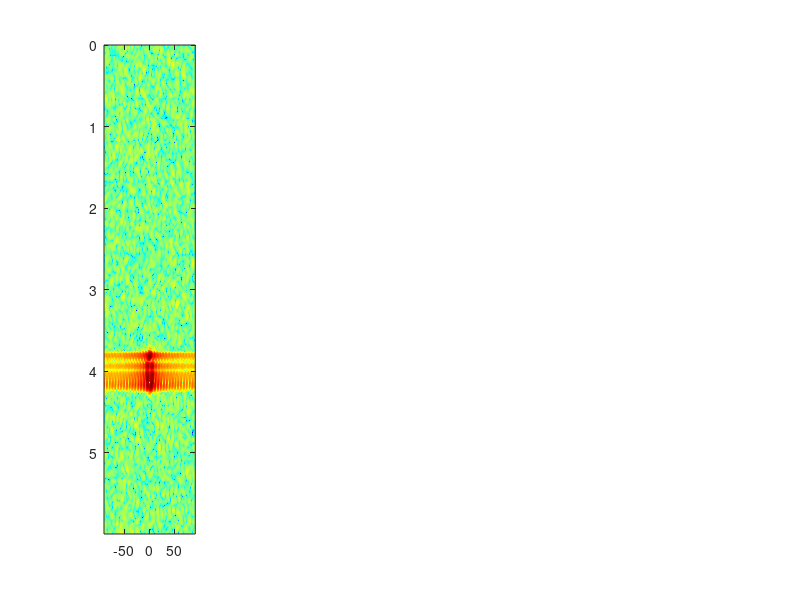

Here is the MATLAB script that generated this plot: (Note: this script raises an error after producing the figure.)
%% =========================================================
%  radar_shape_simple.m
%  Simplified Radar Shape Classification Dataset Generator
%
%  Task:   Classify shape only — Circle, Square, Rectangle,
%          Triangle, Oval
%  Material: All metal (high amplitude scatterers)
%  Output: radar_shapes_simple.mat → feed into Python CNN
%
%  Dataset per shape:
%    36 orientations × 3 sizes × 4 ranges = 432 samples
%    5 shapes × 432 = 2,160 total samples
%
%  Project: Radar Object Detection + ML (Junior IW)
%% =========================================================

clear; clc; close all;

%% =========================================================
%  SECTION 1: RADAR PARAMETERS
%% =========================================================

c        = 3e8;
fc       = 77e9;
lambda   = c / fc;
B        = 4e9;
Tc       = 40e-6;
S        = B / Tc;
Fs       = 4e6;
N_s      = round(Fs * Tc);
N_ant    = 32;
D        = lambda / 2;
d_max    = (Fs * c) / (2 * S);
d_res    = c / (2 * B);

fprintf('===== Radar Parameters =====\n');
fprintf('Range res  : %.2f cm\n', d_res * 100);
fprintf('Max range  : %.2f m\n',  d_max);
fprintf('Antennas   : %d\n',       N_ant);
fprintf('============================\n\n');

%% =========================================================
%  SECTION 2: SHAPE DEFINITIONS — All Metal
%
%  All shapes use:
%    Corner amplitude : 1.0  (metal corner reflector)
%    Edge amplitude   : 0.70 (flat metal surface)
%    Curve amplitude  : 0.50 (curved metal surface)
%
%  Each builder function returns [x, y, amplitude] in LOCAL
%  coordinates centred on the shape centroid.
%
%  Size parameter controls the scale. We will generate
%  each shape at 3 sizes: small, medium, large.
%% =========================================================

% ── Corner and edge amplitudes (all metal) ───────────────
AMP_CORNER = 1.00;
AMP_EDGE   = 0.70;
AMP_CURVE  = 0.50;

% ── Shape 1: Circle ──────────────────────────────────────
% Smooth ring of points — no corners
% Amplitude is uniform around the circumference
function sc = make_circle(radius)
    N   = 24;   % points around circumference
    ang = linspace(0, 2*pi, N+1); ang = ang(1:end-1);
    x   = radius * cos(ang(:));
    y   = radius * sin(ang(:));
    sc  = [x, y, 0.50 * ones(N,1)];
end

% ── Shape 2: Square ──────────────────────────────────────
% Equal width and height
% 4 strong corners + edge points on all 4 sides
function sc = make_square(side)
    h      = side / 2;
    N_edge = 5;
    e      = linspace(-h, h, N_edge+2); e = e(2:end-1);

    corners = [-h,-h,1.0; h,-h,1.0; h,h,1.0; -h,h,1.0];
    bottom  = [e(:), -h*ones(N_edge,1), 0.70*ones(N_edge,1)];
    top     = [e(:),  h*ones(N_edge,1), 0.70*ones(N_edge,1)];
    left    = [-h*ones(N_edge,1), e(:), 0.70*ones(N_edge,1)];
    right   = [ h*ones(N_edge,1), e(:), 0.70*ones(N_edge,1)];
    sc      = [corners; bottom; top; left; right];
end

% ── Shape 3: Rectangle ───────────────────────────────────
% Width > Height (aspect ratio 2:1)
% 4 corners + more edge points along longer dimension
function sc = make_rectangle(width, height)
    hw     = width  / 2;
    hh     = height / 2;
    N_w    = 8;   % more points along width
    N_h    = 4;   % fewer along height

    ew = linspace(-hw, hw, N_w+2); ew = ew(2:end-1);
    eh = linspace(-hh, hh, N_h+2); eh = eh(2:end-1);

    corners = [-hw,-hh,1.0; hw,-hh,1.0; hw,hh,1.0; -hw,hh,1.0];
    bottom  = [ew(:), -hh*ones(N_w,1), 0.70*ones(N_w,1)];
    top     = [ew(:),  hh*ones(N_w,1), 0.70*ones(N_w,1)];
    left    = [-hw*ones(N_h,1), eh(:), 0.70*ones(N_h,1)];
    right   = [ hw*ones(N_h,1), eh(:), 0.70*ones(N_h,1)];
    sc      = [corners; bottom; top; left; right];
end

% ── Shape 4: Triangle ────────────────────────────────────
% Equilateral triangle — 3 strong corners + 3 edges
function sc = make_triangle(side)
    ht  = side * sqrt(3) / 2;
    v1  = [0,       2*ht/3];    % apex
    v2  = [-side/2, -ht/3];    % bottom-left
    v3  = [ side/2, -ht/3];    % bottom-right

    corners = [v1,1.0; v2,1.0; v3,1.0];

    N_e = 6;
    t   = linspace(0,1,N_e+2); t = t(2:end-1);

    e1 = [(1-t')*v1(1)+t'*v2(1), (1-t')*v1(2)+t'*v2(2), 0.70*ones(N_e,1)];
    e2 = [(1-t')*v2(1)+t'*v3(1), (1-t')*v2(2)+t'*v3(2), 0.70*ones(N_e,1)];
    e3 = [(1-t')*v3(1)+t'*v1(1), (1-t')*v3(2)+t'*v1(2), 0.70*ones(N_e,1)];
    sc = [corners; e1; e2; e3];
end

% ── Shape 5: Oval (Ellipse) ──────────────────────────────
% Width > Height (different from circle — unequal axes)
% Key distinction from circle: non-uniform curvature means
% ends (high curvature) return more energy than sides
function sc = make_oval(width, height)
    a  = width  / 2;   % semi-major axis
    b  = height / 2;   % semi-minor axis
    N  = 24;
    ang = linspace(0, 2*pi, N+1); ang = ang(1:end-1);
    x   = a * cos(ang(:));
    y   = b * sin(ang(:));

    % Amplitude varies with local curvature
    % High curvature at ends (±a, 0) → stronger return
    % Low curvature at top/bottom (0, ±b) → weaker return
    kappa = (a*b) ./ ((b*cos(ang(:))).^2 + (a*sin(ang(:))).^2).^1.5;
    kappa_norm = kappa / max(kappa);
    amp   = 0.35 + 0.40 * kappa_norm;   % range [0.35, 0.75]

    sc = [x, y, amp];
end

%% =========================================================
%  SECTION 3: SIZE VARIANTS
%
%  Each shape is generated at 3 sizes.
%  Size is defined by the primary dimension (metres).
%
%  Small  : 0.20m  (fits inside 20cm cube)
%  Medium : 0.40m  (fits inside 40cm cube)
%  Large  : 0.60m  (fits inside 60cm cube)
%
%  Rectangle and oval have fixed aspect ratios:
%    Rectangle: width = 2 × height
%    Oval:      width = 1.8 × height
%% =========================================================

sizes_label = {'Small (0.20m)', 'Medium (0.40m)', 'Large (0.60m)'};
sizes_val   = [0.20, 0.40, 0.60];   % primary dimension

% Build scatterer sets for all shapes at all sizes
shape_names = {'Circle', 'Square', 'Rectangle', 'Triangle', 'Oval'};
N_classes   = 5;

% Cell array: shape_scatterers{shape_idx}{size_idx}
shape_scatterers = cell(N_classes, length(sizes_val));

for si = 1:length(sizes_val)
    s = sizes_val(si);
    shape_scatterers{1,si} = make_circle(s/2);             % radius = s/2
    shape_scatterers{2,si} = make_square(s);                % side = s
    shape_scatterers{3,si} = make_rectangle(s, s/2);        % 2:1 ratio
    shape_scatterers{4,si} = make_triangle(s);              % side = s
    shape_scatterers{5,si} = make_oval(s, s/1.8);           % 1.8:1 ratio
end

fprintf('===== Shape + Size Definitions =====\n');
for i = 1:N_classes
    fprintf('  %d. %s\n', i, shape_names{i});
    for si = 1:length(sizes_val)
        fprintf('       %s — %d scatterers\n', ...
                sizes_label{si}, size(shape_scatterers{i,si},1));
    end
end
fprintf('=====================================\n\n');

%% =========================================================
%  SECTION 4: FFT AXES
%% =========================================================

NFFT_r = 512;
NFFT_a = 256;

f_ax       = (0:NFFT_r-1) * (Fs/NFFT_r);
range_axis = (f_ax * c) / (2*S);

omega_a    = linspace(-pi, pi, NFFT_a);
sin_theta  = (lambda * omega_a) / (2*pi*D);
valid_a    = abs(sin_theta) <= 1;
ang_axis   = NaN(1, NFFT_a);
ang_axis(valid_a) = rad2deg(asin(sin_theta(valid_a)));

%% =========================================================
%  SECTION 5: HELPER — Rotate and Place Scatterers
%% =========================================================

function world_sc = place_shape(sc_local, rx, ry, angle_deg)
    R        = [cosd(angle_deg), -sind(angle_deg);
                sind(angle_deg),  cosd(angle_deg)];
    xy_rot   = (R * sc_local(:,1:2).').' ;
    world_xy = xy_rot + repmat([rx, ry], size(sc_local,1), 1);
    world_sc = [world_xy, sc_local(:,3)];
end

%% =========================================================
%  SECTION 6: HELPER — Generate Range-Angle Map
%% =========================================================

function RA = generate_RA(world_sc, rp)
    t  = (0:rp.N_s-1).' / rp.Fs;
    IF = zeros(rp.N_s, rp.N_ant);

    for s = 1:size(world_sc,1)
        sx  = world_sc(s,1);
        sy  = world_sc(s,2);
        amp = world_sc(s,3);
        d   = sqrt(sx^2 + sy^2);
        th  = atan2d(sx, sy);

        if d < 0.1 || d > rp.d_max; continue; end

        f_b    = rp.S * 2*d / rp.c;
        phi_r  = 4*pi*rp.fc*d / rp.c;
        phi_ab = (2*pi/rp.lambda) * rp.D * sind(th);

        for n = 1:rp.N_ant
            sig = amp * exp(1j*(2*pi*f_b*t + phi_r + phi_ab*(n-1)));
            IF(:,n) = IF(:,n) + sig;
        end
    end

    % Noise (SNR = 25 dB)
    noise_amp = 10^(-rp.snr_db / 20)
    IF = IF + noise_amp * (randn(size(IF)) + 1j*randn(size(IF)));

    % Hanning window + Range FFT (full spectrum)
    win     = hanning(rp.N_s);
    rng_fft = fft(IF .* win, rp.NFFT_r, 1);

    % Angle FFT
    ang_fft = fftshift(fft(rng_fft, rp.NFFT_a, 2), 2);

    % Average magnitude across chirp dimension
    RA = abs(mean(ang_fft, 1));   % actually no chirp dim here
    RA = abs(ang_fft);            % [NFFT_r × NFFT_a]
end

%% =========================================================
%  SECTION 7: CANONICAL HEATMAPS — Visual Inspection
%  One per shape at medium size, 4m, 0° orientation
%  Run this first to confirm signatures look correct
%  BEFORE generating the full dataset
%% =========================================================

rp.c=c; rp.fc=fc; rp.lambda=lambda; rp.S=S; rp.Fs=Fs;
rp.N_s=N_s; rp.N_ant=N_ant; rp.D=D; rp.d_max=d_max;
rp.NFFT_r=NFFT_r; rp.NFFT_a=NFFT_a; rp.snr_db = 20;

obj_range = 4.0;
zoom_half = 0.8;
y_lo      = obj_range - zoom_half;
y_hi      = obj_range + zoom_half;

shape_colors = {[0.2 0.6 1.0],   % Circle   — blue
                [1.0 0.4 0.1],   % Square   — orange
                [0.2 0.8 0.2],   % Rectangle— green
                [0.8 0.2 0.8],   % Triangle — purple
                [1.0 0.8 0.0]};  % Oval     — yellow

figure('Name','Canonical Heatmaps — 5 Shapes (Metal, 4m, 0°, Medium)', ...
       'NumberTitle','off','Color','w','Position',[50 200 1500 360]);

for i = 1:N_classes
    sc_local = shape_scatterers{i, 2};   % medium size
    world_sc = place_shape(sc_local, 0, obj_range, 0);
    RA       = generate_RA(world_sc, rp);
    RA_dB    = 20*log10(RA / max(RA(:)) + eps);

    subplot(1, N_classes, i);
    imagesc(ang_axis, range_axis, RA_dB);
    colormap('jet'); clim([-40 0]); colorbar;
    set(gca, 'YDir', 'normal');
    xlim([-60 60]); ylim([y_lo y_hi]);
    xlabel('Angle (°)', 'FontSize', 10);
    ylabel('Range (m)', 'FontSize', 10);
    title(shape_names{i}, 'FontSize', 13, 'FontWeight', 'bold', ...
          'Color', shape_colors{i});
    hold on;
    plot(0, obj_range, 'w+', 'MarkerSize', 12, 'LineWidth', 2);
end

sgtitle('Canonical Range-Angle Heatmaps | All Metal | 4m | 0° | Medium Size', ...
        'FontSize', 12, 'FontWeight', 'bold');

fprintf('Canonical heatmaps plotted. Inspect before generating dataset.\n');
fprintf('Press any key to continue to dataset generation...\n');
pause;

%% =========================================================
%  SECTION 8: ORIENTATION COMPARISON
%  Show each shape at 4 orientations to confirm the model
%  will see sufficient variation during training
%% =========================================================

figure('Name','Orientation Variation — All Shapes', ...
       'NumberTitle','off','Color','w','Position',[50 50 1500 700]);

orientations_show = [0, 45, 90, 135];

for i = 1:N_classes
    for j = 1:4
        subplot(N_classes, 4, (i-1)*4 + j);

        sc_local = shape_scatterers{i, 2};   % medium size
        world_sc = place_shape(sc_local, 0, obj_range, orientations_show(j));
        RA       = generate_RA(world_sc, rp);
        RA_dB    = 20*log10(RA / max(RA(:)) + eps);

        imagesc(ang_axis, range_axis, RA_dB);
        colormap('jet'); clim([-40 0]);
        set(gca, 'YDir', 'normal');
        xlim([-60 60]); ylim([y_lo y_hi]);

        if j == 1
            ylabel(sprintf('%s\nRange(m)', shape_names{i}), ...
                   'FontSize', 8, 'Color', shape_colors{i}, ...
                   'FontWeight', 'bold');
        end
        if i == N_classes
            xlabel('Angle (°)', 'FontSize', 8);
        end
        title(sprintf('%d°', orientations_show(j)), 'FontSize', 9);
        hold on;
        plot(0, obj_range, 'w+', 'MarkerSize', 6, 'LineWidth', 1.5);
    end
end

sgtitle('Orientation Variation | Rows = Shapes | Cols = 0°, 45°, 90°, 135°', ...
        'FontSize', 12, 'FontWeight', 'bold');

% %% =========================================================
% %  SECTION 9: FULL DATASET GENERATION
% %
% %  For each shape:
% %    36 orientations (0° to 350°, step 10°)
% %    3 sizes         (small, medium, large)
% %    4 ranges        (2, 3, 4, 5 m)
% %    = 432 samples per shape
% %    = 2,160 total samples
% %
% %  Each sample: normalised Range-Angle map [512 × 256]
% %  Each label:  integer 1-5
% %
% %  Label map:
% %    1 = Circle
% %    2 = Square
% %    3 = Rectangle
% %    4 = Triangle
% %    5 = Oval
% %% =========================================================
% 
% snr_levels = [5, 10, 20, 30];  %db - low, medium, high SNR
% orientations_ds = 0 : 10 : 350;     % 36 values
% ranges_ds       = [2.0, 3.0, 4.0, 5.0];   % 4 values
% % sizes_val already defined: [0.20, 0.40, 0.60]  % 3 values
% 
% samples_per_shape = length(orientations_ds) * ...
%                     length(ranges_ds)       * ...
%                     length(sizes_val)       * ...
%                     length(snr_levels);
% total_samples     = samples_per_shape * N_classes;
% 
% fprintf('\n===== Dataset Generation =====\n');
% fprintf('Orientations : %d (0 to 350, step 10)\n', length(orientations_ds));
% fprintf('Sizes        : %d (%.2f, %.2f, %.2f m)\n', ...
%         length(sizes_val), sizes_val(1), sizes_val(2), sizes_val(3));
% fprintf('Ranges       : %d (%.0f, %.0f, %.0f, %.0f m)\n', ...
%         length(ranges_ds), ranges_ds(1), ranges_ds(2), ...
%         ranges_ds(3), ranges_ds(4));
% fprintf('Per shape    : %d samples\n', samples_per_shape);
% fprintf('Total        : %d samples\n', total_samples);
% fprintf('==============================\n\n');
% 
% % Pre-allocate
% X = zeros(total_samples, NFFT_r, NFFT_a, 'single');
% Y = zeros(total_samples, 1, 'uint8');
% 
% sample_idx = 0;
% tic;
% 
% for shape_i = 1:N_classes
%     fprintf('Generating %s', shape_names{shape_i});
% 
%     for size_i = 1:length(sizes_val)
%         sc_local = shape_scatterers{shape_i, size_i};
% 
%         for ori = orientations_ds
%             % Pre-rotate scatterers once per orientation
%             R_mat    = [cosd(ori), -sind(ori);
%                         sind(ori),  cosd(ori)];
%             xy_rot   = (R_mat * sc_local(:,1:2).').' ;
% 
%             for rng = ranges_ds
%                 for snr = snr_levels
%                 % Place at boresight (0 lateral) at this range
%                 world_sc = [xy_rot(:,1) + 0, ...
%                             xy_rot(:,2) + rng, ...
%                             sc_local(:,3)];
%                 rp.snr_db = snr;
% 
%                 RA = generate_RA(world_sc, rp);
% 
%                 % Normalise to [0,1]
%                 RA = single(RA / (max(RA(:)) + eps));
% 
%                 sample_idx = sample_idx + 1;
%                 X(sample_idx, :, :) = RA;
%                 Y(sample_idx)       = uint8(shape_i);
%                 end
%             end
%         end
%     end
% 
%     fprintf(' — %d samples done\n', samples_per_shape);
% end
% elapsed = toc;
% fprintf('\nTotal: %d samples in %.1f seconds\n\n', sample_idx, elapsed);
% 
% 
% 
% %% =========================================================
% %  SECTION 10: TRAIN / VAL / TEST SPLIT
% %  Stratified: 70% train / 15% val / 15% test
% %  Uses RandStream to avoid rng variable conflict
% %% =========================================================
% 
% fprintf('===== Splitting Dataset =====\n');
% 
% train_ratio = 0.70;
% val_ratio   = 0.15;
% 
% train_idx = [];
% val_idx   = [];
% test_idx  = [];
% 
% rs = RandStream('mt19937ar', 'Seed', 42);
% 
% for cls = 1:N_classes
%     idx  = find(Y == cls);
%     idx  = idx(randperm(rs, length(idx)));
%     n    = length(idx);
%     n_tr = round(n * train_ratio);
%     n_vl = round(n * val_ratio);
% 
%     train_idx = [train_idx; idx(1:n_tr)];
%     val_idx   = [val_idx;   idx(n_tr+1 : n_tr+n_vl)];
%     test_idx  = [test_idx;  idx(n_tr+n_vl+1 : end)];
% end
% 
% X_train = X(train_idx, :, :);  Y_train = Y(train_idx);
% X_val   = X(val_idx,   :, :);  Y_val   = Y(val_idx);
% X_test  = X(test_idx,  :, :);  Y_test  = Y(test_idx);
% 
% fprintf('Train : %d\n', length(train_idx));
% fprintf('Val   : %d\n', length(val_idx));
% fprintf('Test  : %d\n', length(test_idx));
% fprintf('=============================\n\n');
% 
% %% =========================================================
% %  SECTION 11: DATASET STATISTICS PLOT
% %% =========================================================
% 
% figure('Name','Dataset Statistics','NumberTitle','off', ...
%        'Color','w','Position',[400 300 650 380]);
% 
% counts = histcounts(Y, 1:N_classes+1);
% clrs   = vertcat(shape_colors{:});
% b      = bar(1:N_classes, counts, 'FaceColor', 'flat');
% b.CData = clrs;
% xticks(1:N_classes);
% xticklabels(shape_names);
% ylabel('Number of Samples', 'FontSize', 11);
% title(sprintf('Dataset: %d Total Samples | %d Shapes | All Metal', ...
%               total_samples, N_classes), 'FontSize', 12);
% grid on;
% for i = 1:N_classes
%     text(i, counts(i)+5, num2str(counts(i)), ...
%          'HorizontalAlignment','center','FontWeight','bold','FontSize',11);
% end
% 
% %% =========================================================
% %  SECTION 12: SAVE
% %% =========================================================
% 
% class_names = shape_names;
% 
% save('radar_shapes_simple.mat', ...
%      'X_train', 'Y_train', ...
%      'X_val',   'Y_val',   ...
%      'X_test',  'Y_test',  ...
%      'range_axis', 'ang_axis', ...
%      'class_names', 'N_classes', ...
%      'NFFT_r', 'NFFT_a', ...
%      'sizes_val', 'orientations_ds', 'ranges_ds');
% 
% fprintf('===== Saved: radar_shapes_simple.mat =====\n');
% fprintf('X : [N × %d × %d]  Range-Angle maps\n', NFFT_r, NFFT_a);
% fprintf('Y : [N × 1]  Labels\n\n');
% fprintf('Label map:\n');
% for i = 1:N_classes
%     fprintf('  %d = %s\n', i, shape_names{i});
% end
% fprintf('\nNext: run radar_shape_simple_cnn.py\n');
% fprintf('==========================================\n');
